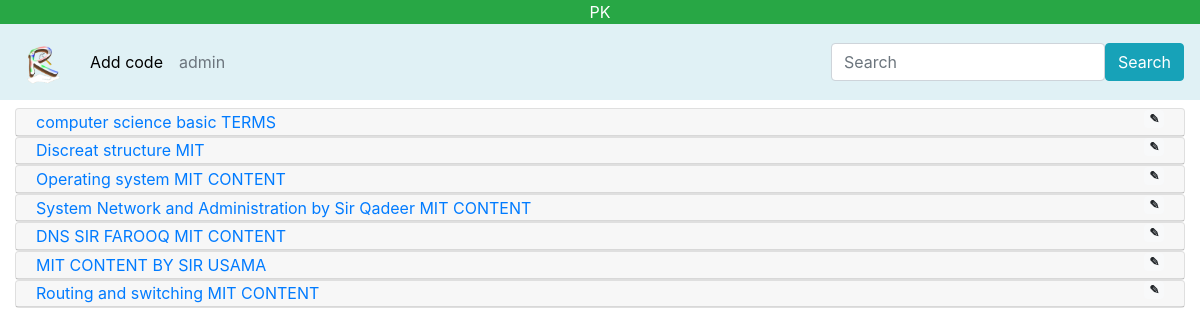
/pkdb/category_view/7, run on the app's committed database.
### tables this page shows
CREATE TABLE `pkdb` (
  `id` int(10) NOT NULL AUTO_INCREMENT,
  `title` varchar(2000) NOT NULL,
  `code` text NOT NULL,
  `category` int(100) DEFAULT NULL,
  `date_time` timestamp NOT NULL DEFAULT CURRENT_TIMESTAMP,
  PRIMARY KEY (`id`)
);

### application/controllers/pkdb.php (called while the page is built, shortened)
<?php
class pkdb extends CI_Controller {
	function __construct(){
        $this->load->model('upload');
        $this->load->helper('url');
        $this->load->helper('form');
        $this->load->library('session');
    }
    public function category_view($cat){
        $query=$this->db->query("SELECT * FROM categories where id=$cat ORDER BY `categories`.`id`");
        $data['categories_data']=$query->row_array();
        $query=$this->db->query("SELECT * FROM pkdb WHERE category=$cat");
        $data['code_data']=$query->result_array();
        $this->load->view('category_view',$data);
  }
}

### index.php (called while the page is built, shortened)
<?php
require_once BASEPATH.'core/CodeIgniter.php';

### application/views/category_view.php (the view, shortened to what this page needs)
<!DOCTYPE html>
<html lang="en-US">
  <head>
    <link rel="stylesheet" href="https://maxcdn.bootstrapcdn.com/bootstrap/4.3.1/css/bootstrap.min.css">
    <link href="<?php echo base_url()?>assets/rainbowSyntaxHiglighter/rainbow.css" rel="stylesheet" type="text/css">
  </head>
  </head>
  <body>
    <div class="bg-success">
      <a class="" href="index.php" style="cursor: help; text-decoration: none;">
        <p class="text-white text-center headings" style="margin-bottom: 0px;">PK</p>
      </a>
    </div>
    <nav class="navbar navbar-expand-lg navigation">
      <a class="navbar-brand" href="<?php echo base_url()?>"><img src="<?php echo base_url()?>assets/images/logo.png" width="50px" height="50px" /></a>
      <div class="collapse navbar-collapse" id="navb">
        <ul class="navbar-nav mr-auto">
          <li class="nav-item">
            <a class="nav-link" href="javascript:void(0)" data-toggle="modal" data-target="#add_code_modal">Add code</a>
          </li>
          <li class="nav-item">
            <a class="nav-link disabled" href="javascript:void(0)">admin</a>
          </li>
        </ul>
        <form class="form-inline my-2 my-lg-0">
          <input class="form-control mr-s" type="text" placeholder="Search">
          <button class="btn btn-info my-2 my-sm-0" type="button">Search</button>
        </form>
      </div>
    </nav>
    <div class="container-fluid ">
          <div class="row mt-2">
            <div class="col-sm-12">
              <div id="accordion">
                <?php
                 if(!empty($code_data)){
                  foreach($code_data as $row){
                ?>
               <div class="card">
                  <div class="card-header">
                    <a class="card-link" style="display: block;display: block;float: left;width: 80%;" data-toggle="collapse" href="#id_<?php echo $row['id']?>">
                      <?php echo $row['title']?>
                    </a>
                    <span style="float:right;" class="badge badge-light edit_button" data-toggle="modal" data-target="#edit_code_modal" data-id="<?php echo $row['id'];?>" >&#9998;</span>
                  </div>
                </div>
                <?php
                    }
                  }
                ?>
              </div>
            </div>
          </div>
      </div>
  </body>
</html>

### application/views/category_view.php (style rules this page uses)
.navigation { background-color: #e0f1f5; }
.nav-link { color:black; padding-top: 0; padding-bottom: 0; }
.card-header { padding: .05rem 1.25rem; }
.edit_button { cursor: pointer; }

### data on the page
pkdb: title "computer science basic TERMS"
pkdb: title "Discreat structure MIT"
pkdb: title "Operating system MIT CONTENT"
pkdb: title "System Network and Administration by Sir Qadeer MIT CONTENT"
pkdb: title "DNS SIR FAROOQ MIT CONTENT"
pkdb: title "MIT CONTENT BY SIR USAMA"
pkdb: title "Routing and switching MIT CONTENT"
